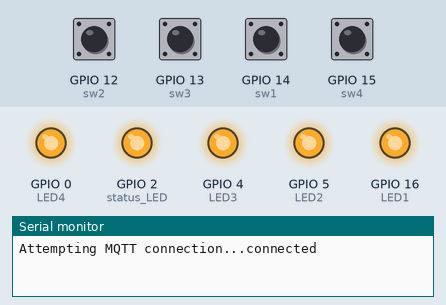
A sketch run on a simulated ESP8266 (NodeMCU). Parts: output pins drawn as LEDs (lit = HIGH), the last lines printed to the serial monitor. The test bench sets the inputs (shaded band); at power-on: GPIO 12 (sw2), GPIO 13 (sw3), GPIO 14 (sw1), GPIO 15 (sw4) HIGH. WiFi joins after 1.5 s; servers stay silent unless stated; random numbers use the default seed unless the sketch sets one; EEPROM starts erased; no MQTT or app messages arrive unless stated.

Above: at 6.2 s.
6.3 s: GPIO 12 (sw2) pulled LOW for 0.15 s
At 6.37 s:
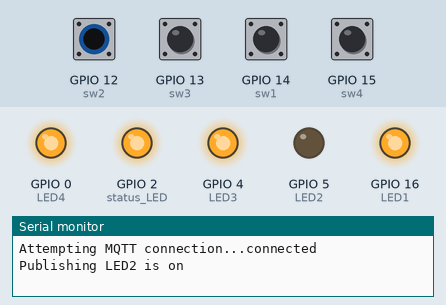
7.9 s: GPIO 13 (sw3) pulled LOW for 0.15 s
At 7.97 s:
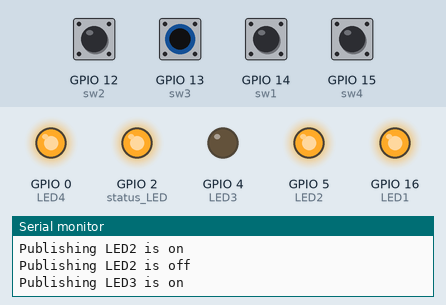
9.5 s: GPIO 14 (sw1) pulled LOW for 0.15 s
At 9.57 s:
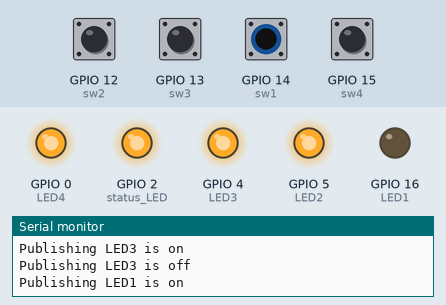
11.1 s: GPIO 15 (sw4) pulled LOW for 0.15 s
At 11.17 s:
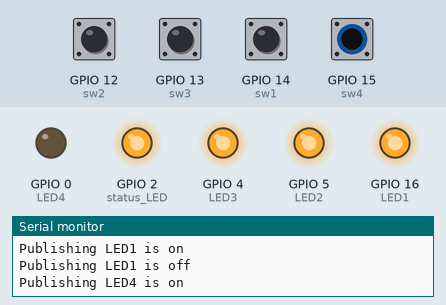
12.7 s: GPIO 12 (sw2) driven LOW and GPIO 13 (sw3) driven LOW
At 13.6 s:
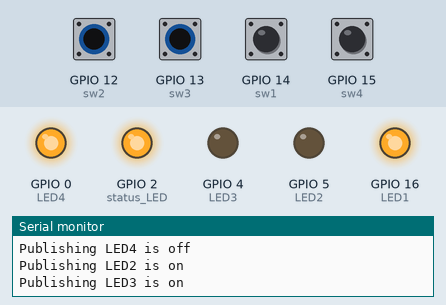
14.2 s: GPIO 14 (sw1) pulled LOW for 1 s
At 14.6 s:
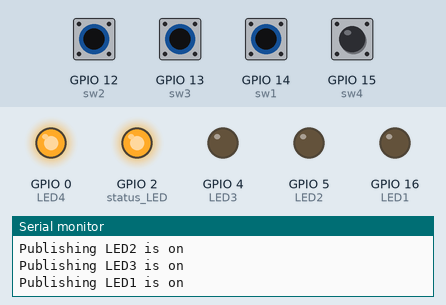
Timing chart, 0 to 17.2 s (numbered marks = the images above; inputs shaded):
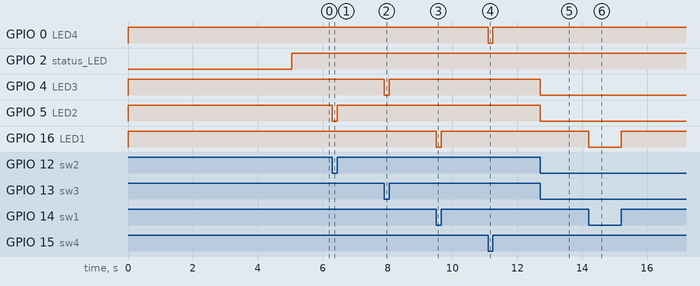

The sketch:

single_room_final_working_code.ino
```cpp
/*
 Basic ESP8266 MQTT example

 This sketch demonstrates the capabilities of the pubsub library in combination
 with the ESP8266 board/library.

 It connects to an MQTT server then:
  - publishes "hello world" to the topic "outTopic" every two seconds
  - subscribes to the topic "inTopic", printing out any messages
    it receives. NB - it assumes the received payloads are strings not binary
  - If the first character of the topic "inTopic" is an 1, switch ON the ESP Led,
    else switch it off

 It will reconnect to the server if the connection is lost using a blocking
 reconnect function. See the 'mqtt_reconnect_nonblocking' example for how to
 achieve the same result without blocking the main loop.

 To install the ESP8266 board, (using Arduino 1.6.4+):
  - Add the following 3rd party board manager under "File -> Preferences -> Additional Boards Manager URLs":
       http://arduino.esp8266.com/stable/package_esp8266com_index.json
  - Open the "Tools -> Board -> Board Manager" and click install for the ESP8266"
  - Select your ESP8266 in "Tools -> Board"

All GPIO's at output are used in sink mode so HIGH means OFF and LOW means ON. It is due to HIGH pulse at device startup on some pins. Similarly
for states(st1,st2 etc.) 0 means ON and 1 Means OFF
Only Status LED(at GPIO2) is used in source mode bcoz builtin LED(on normally) is attached to it which is in sink mode.
*/

#include <ESP8266WiFi.h>
#include <PubSubClient.h>
#include <EEPROM.h>

//defining pins for inputs and outputs
#define LED1 16
#define LED2 5
#define LED3 4
#define LED4 0
#define sw1 14
#define sw2 12
#define sw3 13
#define sw4 15
#define status_LED 2

//initially both current state and previous state are set high(outputs off).
//At startup data is loaded from EEPROM so states are changed accordingly,
//whenever state is changed the current states are published,
//both initial states are declared same because puplishing is required whenever ON state is read from EEPROM

volatile byte st1 = HIGH;      // current state of LED1 (used in function for state change)
byte pr_st1 = HIGH;           // previous state of LED1 (used in function for state change)
volatile byte st2 = HIGH;      // current state of LED2 (used in function for state change)
byte pr_st2 = HIGH;           // previous state of LED2 (used in function for state change)
volatile byte st3 = HIGH;      // current state of LED3 (used in function for state change)
byte pr_st3 = HIGH;           // previous state of LED3 (used in function for state change)
volatile byte st4 = HIGH;      // current state of LED4 (used in function for state change)
byte pr_st4 = HIGH;           // previous state of LED4 (used in function for state change)
char *pointer_to_created_string;
char msgBuffer[1];

// Update these with values suitable for your network.
const char* mqtt_server = "broker.mqtt-dashboard.com"; //adress of broker

WiFiClient espClient;
PubSubClient client(espClient);
long lastMsg = 0;
char msg[50];
int value = 0;

void setup_wifi() {
// WPS works in STA (Station mode) only.
  WiFi.mode(WIFI_STA);
  delay(1000);
  // Called to check if SSID and password has already been stored by previous WPS call.
  // The SSID and password are stored in flash memory and will survive a full power cycle.
  // Calling ("",""), i.e. with blank string parameters, appears to use these stored values.
  WiFi.begin("","");
  // Long delay required especially soon after power on.
  delay(4000);
  // Check if WiFi is already connected and if not, begin the WPS process.
  while(WiFi.status() != WL_CONNECTED){
    if (WiFi.status() != WL_CONNECTED) {
      Serial.println("\nAttempting connection ...");
      WiFi.beginWPSConfig();
      // Another long delay required.
      delay(3000);
      if (WiFi.status() == WL_CONNECTED) {
        Serial.println("Connected!");
        Serial.println(WiFi.localIP());
        Serial.println(WiFi.SSID());
        Serial.println(WiFi.macAddress());
        }
      else {
        Serial.println("Connection failed!");
        }
      }
    else {
    Serial.println("\nConnection already established.");
    }

  }
}

void callback(char* topic, byte* payload, unsigned int length) {

  // to check if switch for LED1 on Mobile Phone App is operated
  if(strcmp(topic,"EEL/client_001/LED1_A") == 0)
  {
    // Switch on the LED if an 1 was received as first character against LED1
    if ((char)payload[0] == '1')
    {
      //turning on LED1
      digitalWrite(LED1, LOW);
      //state is also changed, Publishing is done in state change function
      st1 = LOW;
      EEPROM.write(0x01, st1); //Stores the state of LED1 if switched from Mobile Phone App
      EEPROM.commit();    //Store data to EEPROM
    }
    else
    {
      //turning off LED1
      digitalWrite(LED1, HIGH);
      st1 = HIGH;
      EEPROM.write(0x01, st1);
      EEPROM.commit();    //Store data to EEPROM
    }
  }

  // to check if switch for LED2 on Mobile Phone App is operated
  if(strcmp(topic,"EEL/client_001/LED2_A") == 0)
  {
    // Switch on the LED if an 1 was received as first character
    if ((char)payload[0] == '1')
    {
      digitalWrite(LED2, LOW);
      st2 = LOW;
      EEPROM.write(0x02, st2); //Stores the state of LED1 if switched from Mobile Phone App
      EEPROM.commit();    //Store data to EEPROM
    }
    else
    {
      digitalWrite(LED2, HIGH);
      st2 = HIGH;
      EEPROM.write(0x02, st2);
      EEPROM.commit();    //Store data to EEPROM
    }
  }

   // to check if switch for LED3 on Mobile Phone App is operated
  if(strcmp(topic,"EEL/client_001/LED3_A") == 0)
  {
    // Switch on the LED if an 1 was received as first character
    if ((char)payload[0] == '1')
    {
      digitalWrite(LED3, LOW);
      st3 = LOW;
      EEPROM.write(0x03, st3); //Stores the state of LED1 if switched from Mobile Phone App
      EEPROM.commit();    //Store data to EEPROM
    }
    else
    {
      digitalWrite(LED3, HIGH);
      st3 = HIGH;
      EEPROM.write(0x03, st3);
      EEPROM.commit();    //Store data to EEPROM
    }
  }

   // to check if switch for LED4 on Mobile Phone App is operated
  if(strcmp(topic,"EEL/client_001/LED4_A") == 0)
  {
    // Switch on the LED if an 1 was received as first character
    if ((char)payload[0] == '1')
    {
      digitalWrite(LED4, LOW);
      st4 = LOW;
      EEPROM.write(0x04, st4); //Stores the state of LED1 if switched from Mobile Phone App
      EEPROM.commit();    //Store data to EEPROM
    }
    else
    {
      digitalWrite(LED4, HIGH);
      st4 = HIGH;
      EEPROM.write(0x04, st4);
      EEPROM.commit();    //Store data to EEPROM
    }
  }

}

void reconnect() {
  // Loop until we're reconnected
  while (!client.connected()) {
    Serial.print("Attempting MQTT connection...");
    // Create a random client ID
    String clientId = "ESP8266Client-";
    clientId += String(random(0xffff), HEX);
    // Attempt to connect
    if (client.connect(clientId.c_str()))
    {
      Serial.println("connected");
      digitalWrite(status_LED,HIGH);
      client.subscribe("EEL/client_001/#");
      //pointer_to_created_string = dtostrf(!st1, 1, 0, msgBuffer);
      //client.publish("EEL/client_001/LED1", pointer_to_created_string,true);
    }

    else
      {
        digitalWrite(status_LED,LOW);
        Serial.print("failed, rc=");
        Serial.print(client.state());
        Serial.println(" try again in 5 seconds");
        // Wait 5 seconds before retrying
        delay(5000);
      }
  }
}

void setup() {
  //declaring output pins
  pinMode(LED1, OUTPUT);
  pinMode(LED2, OUTPUT);
  pinMode(LED3, OUTPUT);
  pinMode(LED4, OUTPUT);
  //declaring input pins
  pinMode(sw1, INPUT);
  pinMode(sw2, INPUT);
  pinMode(sw3, INPUT);
  pinMode(sw4, INPUT);
  pinMode(status_LED, OUTPUT);
  //status LED should be red at start
  digitalWrite(status_LED,LOW);
  //making all switch inputs as interupt
  attachInterrupt(sw1,toggle1,HIGH);
  attachInterrupt(sw2,toggle2,HIGH);
  attachInterrupt(sw3,toggle3,HIGH);
  attachInterrupt(sw4,toggle4,HIGH);
  EEPROM.begin(512);  //Initialize EEPROM

  //Reading EEPROM for LED1 sate
  if(byte(EEPROM.read(0x01))==0){
  digitalWrite(LED1,LOW);
  st1=LOW;}
  else{
  digitalWrite(LED1,HIGH);
  st1=HIGH;}

  //Reading EEPROM for LED2 sate
  if(byte(EEPROM.read(0x02))==0){
  digitalWrite(LED2,LOW);
  st2=LOW;}
  else{
  digitalWrite(LED2,HIGH);
  st2=HIGH;}

  //Reading EEPROM for LED3 sate
  if(byte(EEPROM.read(0x03))==0){
  digitalWrite(LED3,LOW);
  st3=LOW;}
  else{
  digitalWrite(LED3,HIGH);
  st3=HIGH;}

  //Reading EEPROM for LED4 sate
  if(byte(EEPROM.read(0x04))==0){
  digitalWrite(LED4,LOW);
  st4=LOW;}
  else{
  digitalWrite(LED4,HIGH);
  st4=HIGH;}

  Serial.begin(115200);
  setup_wifi();
  client.setServer(mqtt_server, 1883);
  client.setCallback(callback);
}

void loop() {

  if (!client.connected())
    {
      reconnect();
    }

  client.loop();

  //Publish the state of LED1 if changed
  if(state_change1() == true){
     if(st1 == LOW){
      client.publish("EEL/client_001/LED1", "1",true);
      Serial.println("Publishing LED1 is on");
     }
     else{
      client.publish("EEL/client_001/LED1", "0",true);
      Serial.println("Publishing LED1 is off");
    }
  }

  //Publish the state of LED2 if changed
  if(state_change2() == true){
     if(st2 == LOW){
      client.publish("EEL/client_001/LED2", "1",true);
      Serial.println("Publishing LED2 is on");
     }
     else{
      client.publish("EEL/client_001/LED2", "0",true);
      Serial.println("Publishing LED2 is off");
    }
  }

  //Publish the state of LED3 if changed
  if(state_change3() == true){
     if(st3 == LOW){
      client.publish("EEL/client_001/LED3", "1",true);
      Serial.println("Publishing LED3 is on");
     }
     else{
      client.publish("EEL/client_001/LED3", "0",true);
      Serial.println("Publishing LED3 is off");
    }
  }

  //Publish the state of LED4 if changed
  if(state_change4() == true){
     if(st4 == LOW){
      client.publish("EEL/client_001/LED4", "1",true);
      Serial.println("Publishing LED4 is on");
     }
     else{
      client.publish("EEL/client_001/LED4", "0",true);
      Serial.println("Publishing LED4 is off");
    }
  }

}

//Function for Interupt for sw1
void toggle1(){
  st1 = !st1;
  digitalWrite(LED1, st1);
  EEPROM.write(0x01, st1); //Stores the state of LED1 if sw1 is operated
  EEPROM.commit();    //Store data to EEPROM
  }

//Function to check state change of LED1
boolean state_change1(){
     boolean change;
     if(st1 != pr_st1)
      change=true;
     else
      change=false;
     pr_st1=st1;
     return change;
    }

//Function for Interupt for sw2
void toggle2(){
  st2 = !st2;
  digitalWrite(LED2, st2);
  EEPROM.write(0x02, st2); //Stores the state of LED2 if sw2 is operated
  EEPROM.commit();    //Store data to EEPROM
  }

//Function to check state change of LED2
boolean state_change2(){
     boolean change;
     if(st2 != pr_st2)
      change=true;
     else
      change=false;
     pr_st2=st2;
     return change;
    }

//Function for Interupt for sw3
void toggle3(){
  st3 = !st3;
  digitalWrite(LED3, st3);
  EEPROM.write(0x03, st3); //Stores the state of LED3 if sw3 is operated
  EEPROM.commit();    //Store data to EEPROM
  }

//Function to check state change of LED3
boolean state_change3(){
     boolean change;
     if(st3 != pr_st3)
      change=true;
     else
      change=false;
     pr_st3=st3;
     return change;
    }

//Function for Interupt for sw4
void toggle4(){
  st4 = !st4;
  digitalWrite(LED4, st4);
  EEPROM.write(0x04, st4); //Stores the state of LED4 if sw4 is operated
  EEPROM.commit();    //Store data to EEPROM
  }

//Function to check state change of LED4
boolean state_change4(){
     boolean change;
     if(st4 != pr_st4)
      change=true;
     else
      change=false;
     pr_st4=st4;
     return change;
    }
```

Measured:
- after the input at 6.3 s, GPIO 5 (LED2): HIGH → LOW at once, → HIGH 0.15 s later
- after the input at 7.9 s, GPIO 4 (LED3): HIGH → LOW at once, → HIGH 0.15 s later
- after the input at 9.5 s, GPIO 16 (LED1): HIGH → LOW at once, → HIGH 0.15 s later
- after the input at 11.1 s, GPIO 0 (LED4): HIGH → LOW at once, → HIGH 0.15 s later
- after the input at 12.7 s, GPIO 4 (LED3), GPIO 5 (LED2): HIGH → LOW at once
- after the input at 14.2 s, GPIO 16 (LED1): HIGH → LOW at once, → HIGH 1.0 s later
